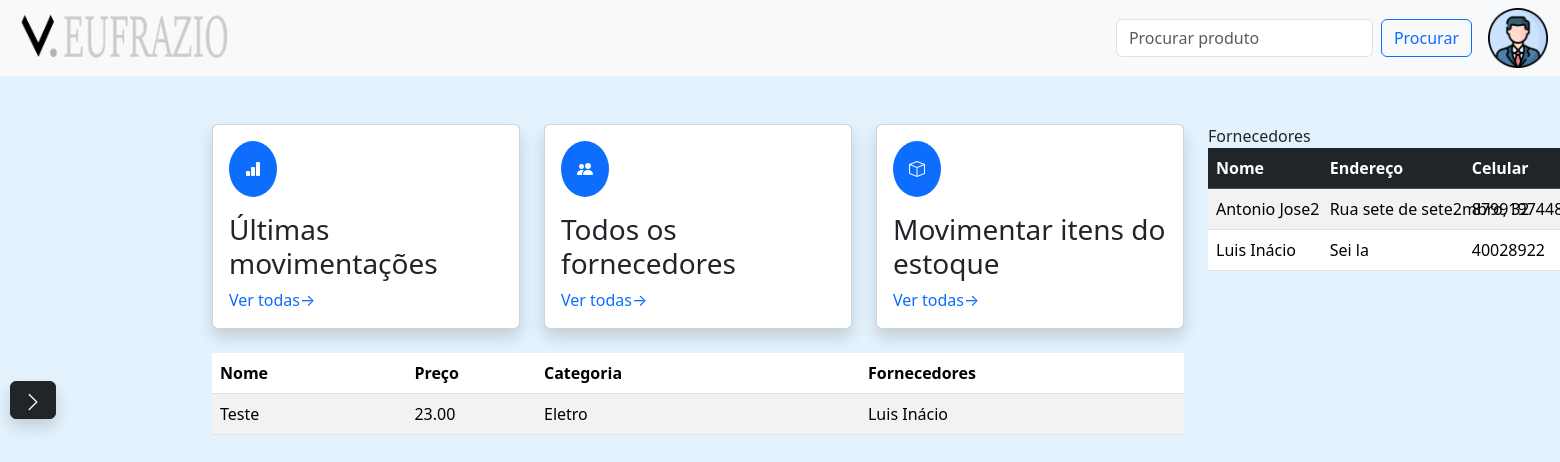
Before: / (signed in) with the older database file.
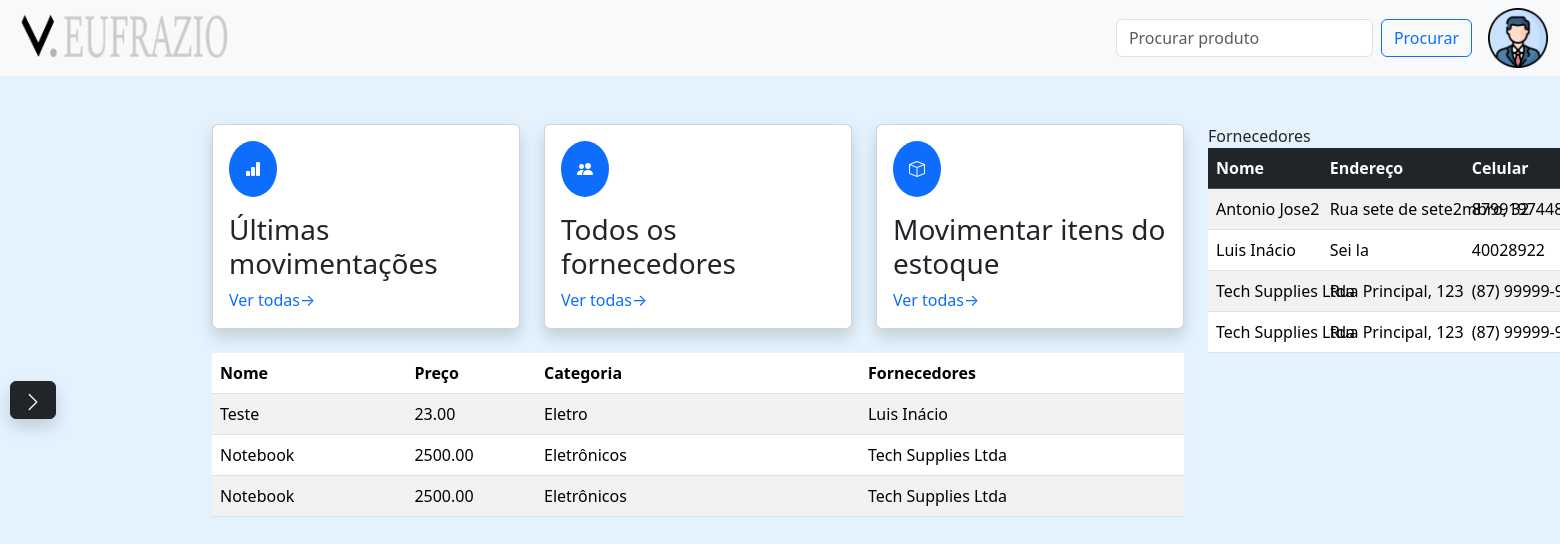
After: the same page with the newer database file.
### estoque/models.py (models this page shows, shortened)
class Produto(models.Model):
    id_produto = models.AutoField(primary_key=True)
    nome = models.CharField(max_length=100)
    quantidade = models.IntegerField()
    preco = models.DecimalField(max_digits=10, decimal_places=2)
    categoria = models.ForeignKey(
        'estoque.Categoria',
        on_delete=models.CASCADE,
        null=True,
        blank=True
    )
    descricao = models.TextField(default="")
    fornecedores = models.ManyToManyField('estoque.Fornecedor', related_name="produtos")

class Categoria(models.Model):
    id_categoria = models.AutoField(primary_key=True)
    nome = models.CharField(max_length=250)
    descricao = models.CharField(max_length=255)

class Fornecedor(models.Model):
    id = models.AutoField(primary_key=True)
    nome = models.CharField(max_length=100)
    telefone = models.CharField(max_length=15)
    email = models.EmailField(max_length=255)
    endereco = models.CharField(max_length=200)

### estoque/views.py (the view)
# urls.py: path('', views.index, name='index'),
@login_required(login_url="/login/")
def index(request):
    produtos = Produto.objects.all()
    fornecedores = Fornecedor.objects.all()
    return render(request, 'index.html', {'produtos': produtos, 'fornecedores': fornecedores})

### estoque/templates/index.html (shortened to what this page needs)
<!DOCTYPE html>
<html lang="pt-br">
<head>
    <link href="https://cdn.jsdelivr.net/npm/bootstrap@5.3.3/dist/css/bootstrap.min.css" rel="stylesheet"
>
    {% load static %}
    <link rel="stylesheet" href="{% static 'estilizacao/style_index.css' %}">
    <link rel="stylesheet"
        href="https://cdnjs.cloudflare.com/ajax/libs/bootstrap-icons/1.10.5/font/bootstrap-icons.min.css">
</head>
<body>
    <nav class="navbar bg-body-tertiary" style="background-color: #e3f2fd;">
        <div class="container-fluid">
            <a href="https://vinicioeufrazio.netlify.app" target="_blank"><img src="{% static 'assets/logo.png' %}"
                    alt="" style="width: 230px;" class="logo"></a>
            <div class="d-flex ms-auto align-items-center">
                <form class="d-flex me-3" role="search">
                    <input class="form-control me-2" type="search" placeholder="Procurar produto" aria-label="Search">
                    <button class="btn btn-outline-primary" type="submit">Procurar</button>
                </form>
                <div class="btn-group dropstart">
                    <img src="{% static 'assets/profile.png' %}" alt="" style="width: 60px; cursor: pointer;" class="dropdown-toggle"
                        data-bs-toggle="dropdown" aria-expanded="false">
                </div>
            </div>
        </div>
    </nav>
    <button class="btn btn-dark left-center-button shadow" type="button" data-bs-toggle="offcanvas"
        data-bs-target="#offcanvasExample" aria-controls="offcanvasExample">
        <svg xmlns="http://www.w3.org/2000/svg" width="20" height="20" fill="currentColor" class="bi bi-chevron-right"
            viewBox="0 0 16 16">
            <path fill-rule="evenodd"
                d="M4.646 1.646a.5.5 0 0 1 .708 0l6 6a.5.5 0 0 1 0 .708l-6 6a.5.5 0 0 1-.708-.708L10.293 8 4.646 2.354a.5.5 0 0 1 0-.708" />
        </svg>
    </button>
    <div class="container my-5" style="margin: 0px 200px;">
        <div class="d-flex">
            <div class="col-md-9">
                <div class="row">
                    <div class="col-md-4">
                        <div class="card shadow rounded h-100">
                            <div class="card-body d-flex flex-column">
                                <div class="d-flex justify-content-start align-items-center mb-3">
                                    <div class="rounded-circle bg-primary text-white p-3">
                                        <i class="bi bi-bar-chart-fill"></i>
                                    </div>
                                </div>
                                <h3 class="card-title">Últimas movimentações</h3>
                                <div class="mt-auto">
                                    <a href="#" class="text-decoration-none">Ver todas→</a>
                                </div>
                            </div>
                        </div>
                    </div>
                    <div class="col-md-4">
                        <div class="card shadow rounded h-100">
                            <div class="card-body d-flex flex-column">
                                <div class="d-flex justify-content-start align-items-center mb-3">
                                    <div class="rounded-circle bg-primary text-white p-3">
                                        <i class="bi bi-people-fill"></i>
                                    </div>
                                </div>
                                <h3 class="card-title">Todos os fornecedores</h3>
                                <div class="mt-auto">
                                    <a href="#" class="text-decoration-none">Ver todas→</a>
                                </div>
                            </div>
                        </div>
                    </div>
                    <div class="col-md-4">
                        <div class="card shadow rounded h-100">
                            <div class="card-body d-flex flex-column">
                                <div class="d-flex justify-content-start align-items-center mb-3">
                                    <div class="rounded-circle bg-primary text-white p-3">
                                        <i class="bi bi-box"></i>
                                    </div>
                                </div>
                                <h3 class="card-title">Movimentar itens do estoque</h3>
                                <div class="mt-auto">
                                    <a type="button" class="text-decoration-none" data-bs-toggle="modal"
                                        data-bs-target="#exampleModal">
                                        Ver todas→
                                    </a>
                                </div>
                            </div>
                        </div>
                    </div>
                </div>
                <table class="table table-striped mt-4" style="table-layout: fixed;">
                    <thead>
                        <tr>
                            <th style="width: 30%;">Nome</th>
                            <th style="width: 20%;">Preço</th>
                            <th style="width: 50%;">Categoria</th>
                            <th style="width: 50%;">Fornecedores</th>
                        </tr>
                    </thead>
                    <tbody>
                        {% for produto in produtos %}
                        <tr>
                            <td>{{ produto.nome }}</td>
                            <td>{{ produto.preco }}</td>
                            <td>{{ produto.categoria.nome }}</td>
                            <td>
                                {% for fornecedor in produto.fornecedores.all %}
                                    {{ fornecedor.nome }}{% if not forloop.last %}, {% endif %}
                                {% endfor %}
                            </td>
                        </tr>
                        {% empty %}
                        <tr>
                            <td colspan="4" class="text-center">Nenhum produto encontrado.</td>
                        </tr>
                        {% endfor %}
                    </tbody>
                </table>
            </div>
            <div class="col-md-5 ms-4">
                Fornecedores
                <table class="table table-striped table-hover align-middle" style="table-layout: fixed; word-wrap: break-word;">
                    <thead class="table-dark">
                        <tr>
                            <th style="width: 20%;">Nome</th>
                            <th style="width: 25%;">Endereço</th>
                            <th style="width: 20%;">Celular</th>
                        </tr>
                    </thead>
                    <tbody>
                        {% for fornecedor in fornecedores %}
                        <tr>
                            <td>{{ fornecedor.nome }}</td>
                            <td>{{ fornecedor.endereco }}</td>
                            <td>{{ fornecedor.telefone }}</td>
                        </tr>
                        {% empty %}
                        <tr>
                            <td colspan="4" class="text-center">Nenhum fornecedor encontrado.</td>
                        </tr>
                        {% endfor %}
                    </tbody>
                </table>
            </div>
        </div>
    </div>
</body>
</html>

### estoque/static/estilizacao/style_index.css (style rules this page uses)
body { background-color: #e3f2fd; }
.left-center-button { position: fixed; top: 50%; left: 0; transform: translateY(-50%); margin-left: 10px; }
.table th, .table td { white-space: nowrap; }
.table th:nth-child(1), .table td:nth-child(1) { width: 30%; }
.table th:nth-child(2), .table td:nth-child(2) { width: 20%; }
.table th:nth-child(3), .table td:nth-child(3) { width: 50%; }

Changed rows visible on the page:
added Produto: nome "Notebook", preco "2500.00", categoria.nome "Eletrônicos"
added Fornecedor: nome "Tech Supplies Ltda", endereco "Rua Principal, 123", telefone "(87)…"
added Produto: nome "Notebook", preco "2500.00", categoria.nome "Eletrônicos"
added Fornecedor: nome "Tech Supplies Ltda", endereco "Rua Principal, 123", telefone "(87)…"
